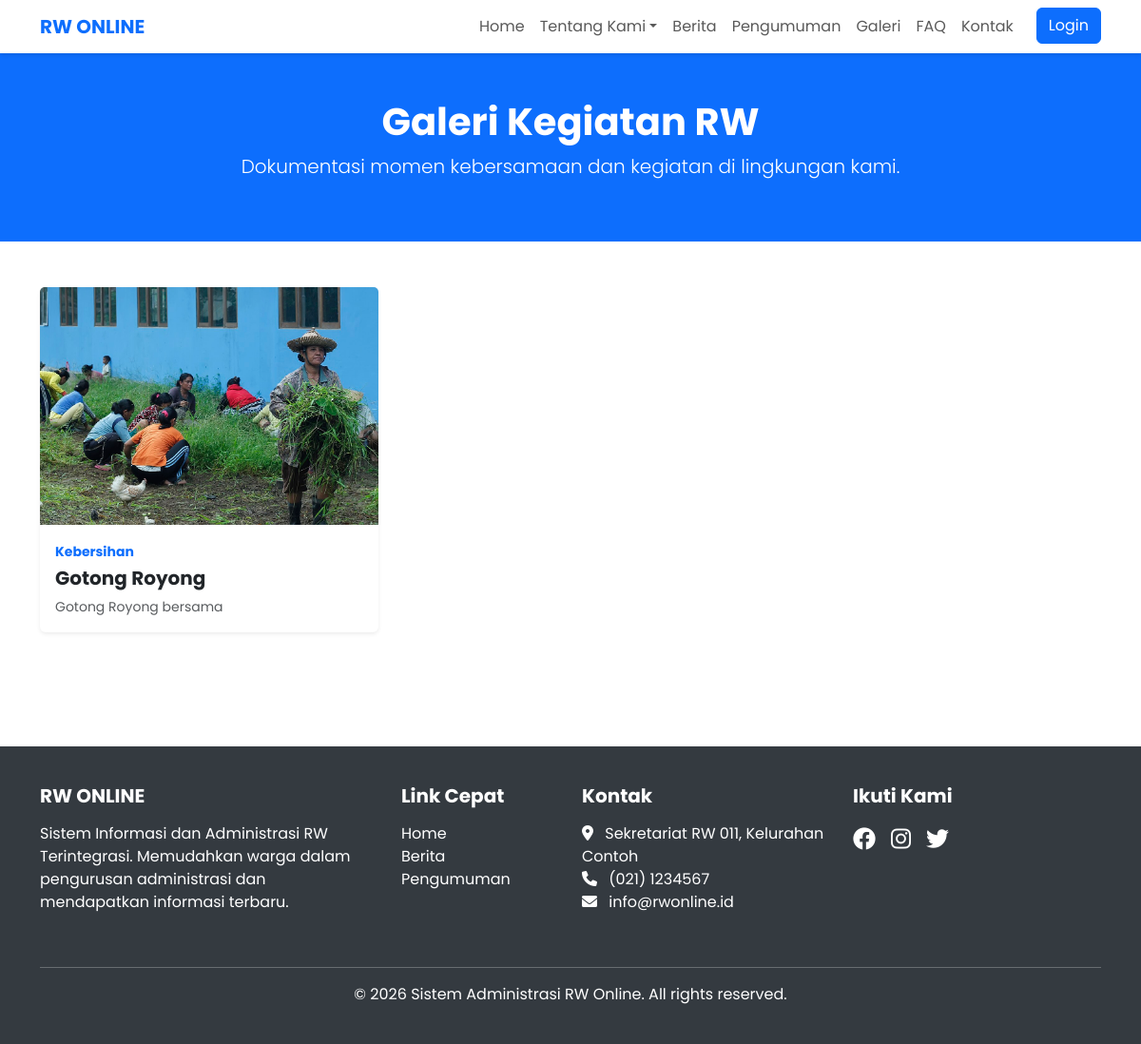
The page /index.php/landing/galeri on the database its author committed.
### tables this page shows
CREATE TABLE `galeri` (
  `id` int NOT NULL,
  `kategori_id` int DEFAULT NULL,
  `judul` varchar(255) NOT NULL,
  `foto` varchar(255) NOT NULL,
  `deskripsi` text,
  `tanggal_upload` date NOT NULL,
  `created_at` timestamp NOT NULL DEFAULT CURRENT_TIMESTAMP
);

CREATE TABLE `kategori_galeri` (
  `id` int NOT NULL,
  `nama_kategori` varchar(50) NOT NULL
);

### application/controllers/Landing.php (called while the page is built, shortened)
<?php
class Landing extends CI_Controller {
    public function __construct() {
        $this->load->database();
        $this->load->model('Berita_model');
        $this->load->model('Pengumuman_model');
        $this->load->model('Galeri_model');
        $this->load->model('Faq_model');
    }
    public function galeri() {
        $data['title'] = 'Galeri Kegiatan';
        $data['galeri'] = $this->Galeri_model->get_all();
        $this->load->view('templates/public/header', $data);
        $this->load->view('public/galeri', $data);
        $this->load->view('templates/public/footer');
    }
}

### index.php (called while the page is built, shortened)
<?php
require_once BASEPATH.'core/CodeIgniter.php';

### application/models/Galeri_model.php (called while the page is built, shortened)
<?php
class Galeri_model extends CI_Model {
    public function get_all() {
        $this->db->select('galeri.*, kategori_galeri.nama_kategori');
        $this->db->from('galeri');
        $this->db->join('kategori_galeri', 'kategori_galeri.id = galeri.kategori_id', 'left');
        $this->db->order_by('galeri.created_at', 'DESC');
        return $this->db->get()->result_array();
    }
}

### application/views/public/galeri.php (the view, shortened to what this page needs)
<div class="bg-primary text-white py-5">
    <div class="container text-center">
        <h1 class="fw-bold">Galeri Kegiatan RW</h1>
        <p class="lead">Dokumentasi momen kebersamaan dan kegiatan di lingkungan kami.</p>
    </div>
</div>
<div class="container py-5">
    <div class="row">
        <?php foreach($galeri as $row): ?>
        <div class="col-md-4 mb-4">
            <div class="card border-0 shadow-sm h-100">
                <img src="<?= base_url('uploads/galeri/'.$row['foto']); ?>" class="card-img-top" alt="<?= $row['judul']; ?>" style="height: 250px; object-fit: cover;">
                <div class="card-body">
                    <small class="text-primary fw-bold"><?= $row['nama_kategori']; ?></small>
                    <h5 class="fw-bold mt-1"><?= $row['judul']; ?></h5>
                    <p class="card-text text-muted small"><?= character_limiter($row['deskripsi'], 100); ?></p>
                </div>
            </div>
        </div>
        <?php endforeach; ?>
    </div>
</div>

### application/views/templates/public/header.php (style rules this page uses)
body { font-family: 'Poppins', sans-serif; }

### rows shown on the page
galeri: foto (picture), kategori.nama_kategori "Kebersihan", judul "Gotong Royong", deskripsi "Gotong Royong bersama"
